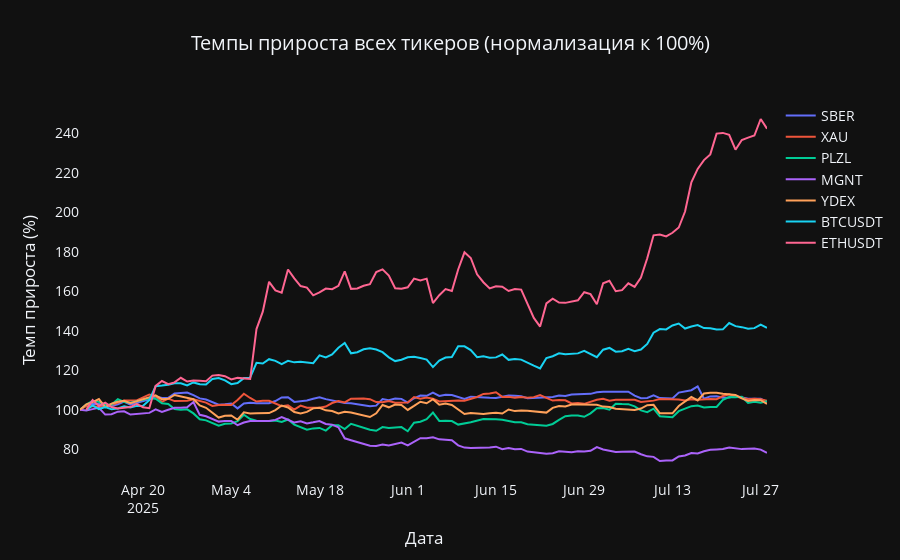

Source (notebook cell):
### Markdown cell above
## Строим графики

### Code cell
fig = go.Figure()
df.columns = df.columns.str.capitalize()
for ticker in df['Ticker'].unique():
    _ = df[df['Ticker'] == ticker].copy()
    
    '''Убираю ошибку с лишней линией, проверю дубликаты и пропуски после'''
    _ = _.drop_duplicates(subset=['Date']).sort_values(by='Date')
    if _['Close'].isnull().any():
        _['Close'] = _['Close'].fillna(method='ffill')  # Заполнение пропусков предыдущим значением
    

    _['Growth'] = (_['Close'] / _['Close'].iloc[0]) * 100  # Нормализация, первое значение = 100%
    fig.add_trace(go.Scatter(
        x=_['Date'],
        y=_['Growth'],
        mode='lines',
        name=ticker,
    ))

fig.update_layout(
    template="plotly_dark",
    title="Темпы прироста всех тикеров (нормализация к 100%)",
    title_x=0.5,
    xaxis_title="Дата",
    yaxis_title="Темп прироста (%)",
    xaxis=dict(showgrid=False),
    yaxis=dict(showgrid=False),
    font=dict(size=14),
)

fig.show()
